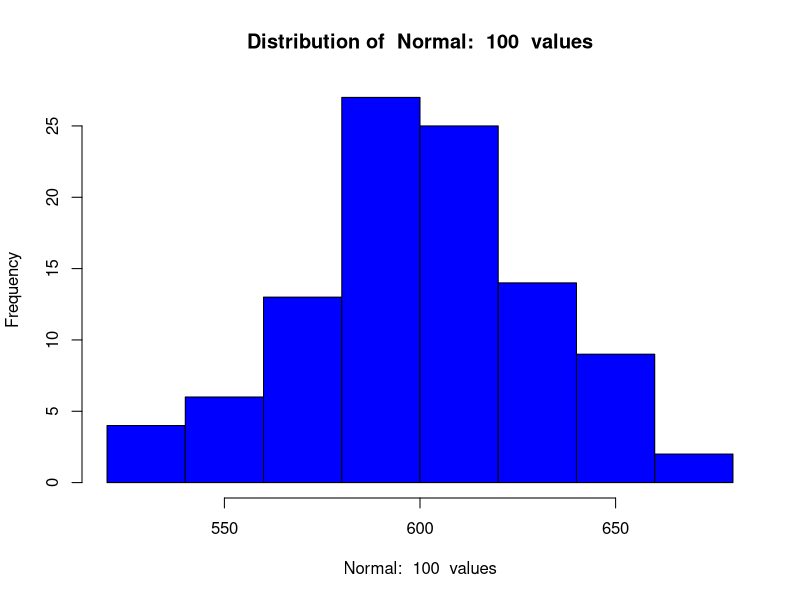
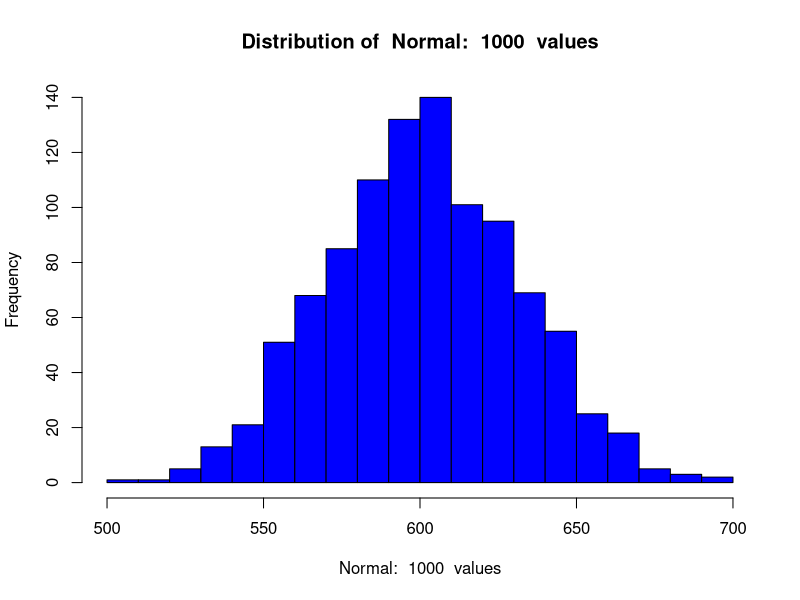
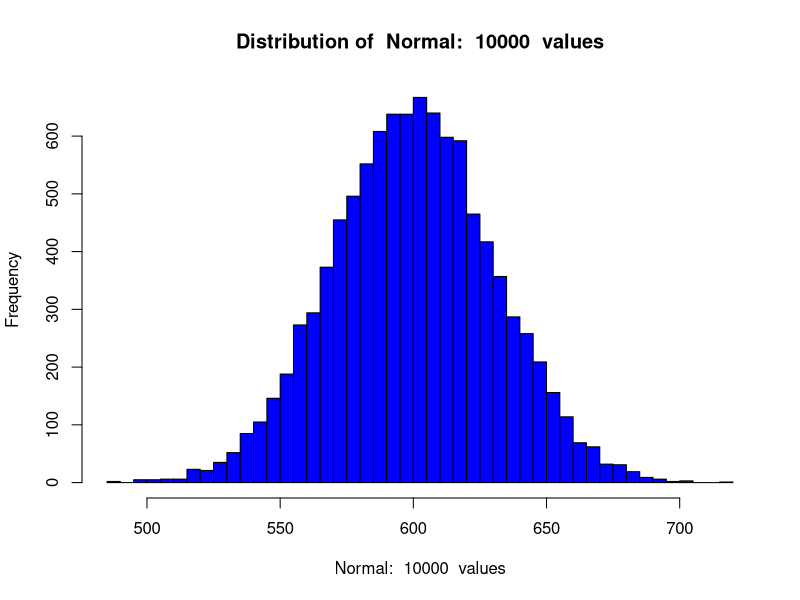
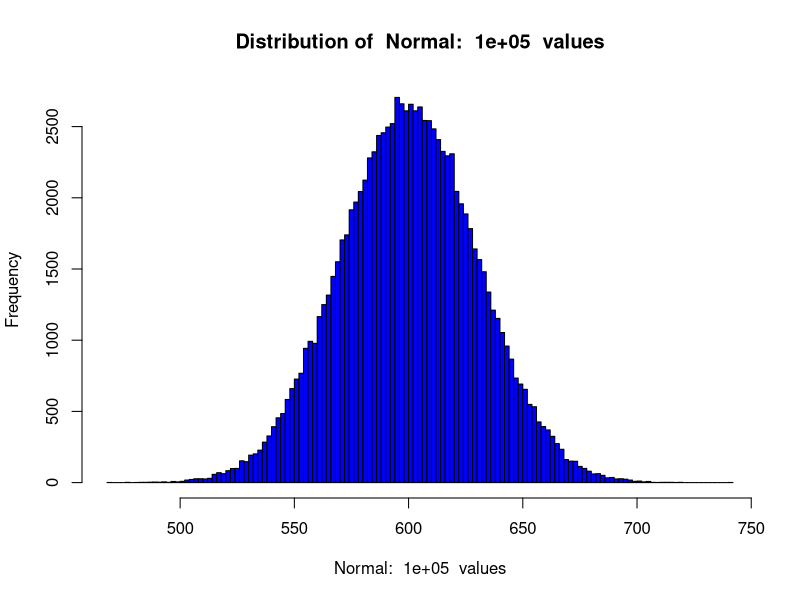
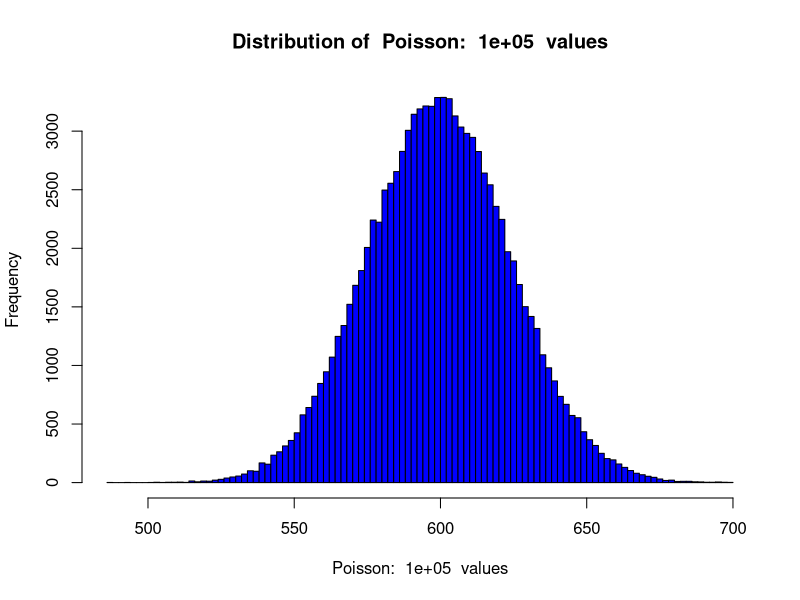
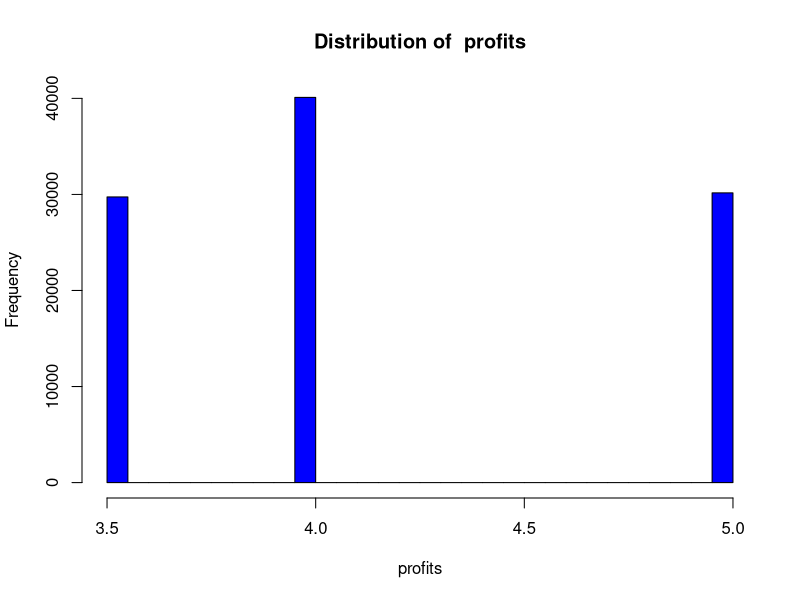
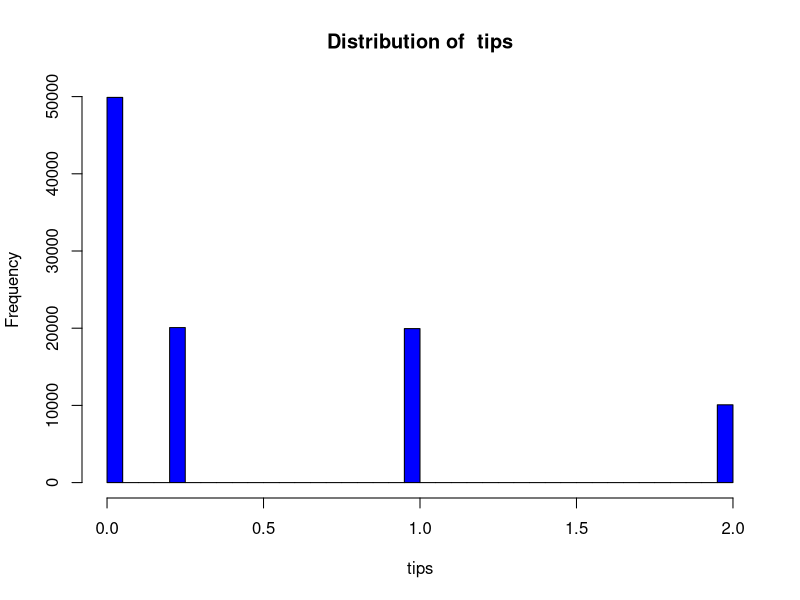
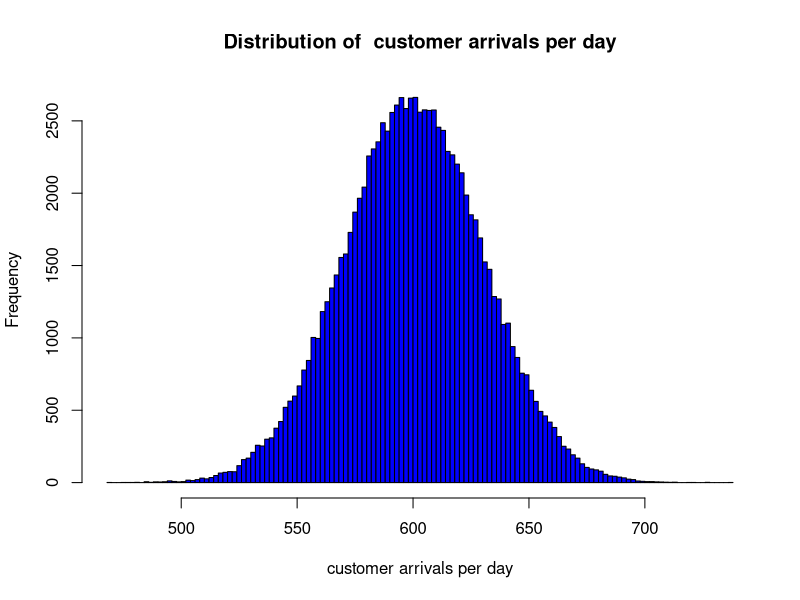

Write the R code that produced these figures, in order.
comp.ci <- function(vec, quantile = 0.05){
  ## Compute the upper and lower empirical quantiles
  lower <- quantile / 2.0
  upper <- 1.0 - lower
  c(quantile(vec, probs = lower, na.rm = TRUE), quantile(vec, probs = upper, na.rm = TRUE))
}

dist.summary <- function(dist, name){
  ## Function to plot and print a summary of the distribution
  hist(dist, col = 'blue', breaks = 'FD', xlab = name, main = paste('Distribution of ', name))
  std <- round(sd(dist), digits = 2)
  print(paste('Summary of', name, '; with std = ', std))
  print(summary(dist))
}

sim.normal <- function(num, mean = 600, sd = 30){
  ## Simulate from a normal distribution
  dist <- rnorm(num, mean, sd)
  titl <- paste('Normal: ', as.character(num), ' values')
  dist.summary(dist, titl)
  print('Empirical 95% CIs')
  print(comp.ci(dist))
  NULL
}

nums <- c(100, 1000, 10000, 100000)
lapply(nums, sim.normal)

sim.poisson <- function(num, mean = 600){
  ## Simulate from a Poisson distribution
  dist <- rpois(num, mean)
  titl <- paste('Poisson: ', as.character(num), ' values')
  dist.summary(dist, titl)
  print('Empirical 95% CIs')
  print(comp.ci(dist))
  NULL
}

sim.poisson(100000)

profits <- function(num){
  ## Generates the profit from the uniform distribution
  unif <- runif(num)
  ifelse(unif < 0.3, 5,
         ifelse(unif < 0.6, 3.5, 4))
}

prfts <- profits(100000)
dist.summary(prfts, 'profits')

tips <- function(num){
  ## Generates the tips from the uniform distribution
  unif <- runif(num)
  ifelse(unif < 0.5, 0,
         ifelse(unif < 0.7, 0.25,
                ifelse(unif < 0.9, 1, 2)))
}

tps <- tips(100000)
dist.summary(tps, 'tips')

sim.lemonade <- function(num, mean = 600, sd = 30, pois = FALSE){
  ## Simulate the profits and tips for a lemonade stand
  
  ## Number of customer arrivals
  if(pois){
    arrivals <- rpois(num, mean)
  }
  else{
    arrivals <- rnorm(num, mean, sd)
  }
  dist.summary(arrivals, 'customer arrivals per day')
  
  ## Compute distribution of average profit per arrival
  proft <- profits(num)
  dist.summary(proft, 'profit per arrival')
  
  ## Total profits are profit per arrival times number of arrivals
  total.profit <- arrivals * proft
  dist.summary(total.profit, 'total profit per day')
  
  ## Compute distribution of average tips per arrival
  tps <- tips(num)
  dist.summary(tps, 'tips per arrival')
  
  ## Compute average tips per day
  total.tips <- arrivals * tps
  dist.summary(total.tips, 'total tips per day')
  
  ## Compute total profits plus total tips and normalize
  total.take <- total.profit + total.tips
  dist.summary(total.take, 'total net per day')
}

sim.lemonade(100000)
sim.lemonade(100000, mean = 1200, sd = 40, pois = TRUE)
